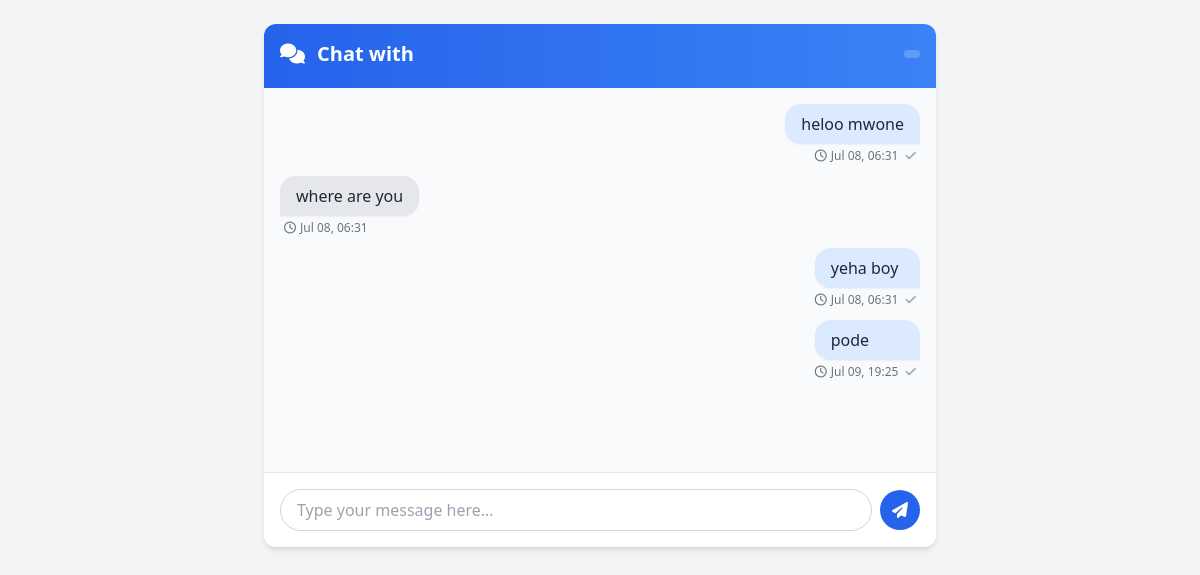
/buyer/2/buyer/4/, run on the app's committed database.
### buyer/models.py (models this page shows, shortened)
class Message(models.Model):
    visit = models.ForeignKey(VisitSchedule, on_delete=models.CASCADE,related_name='chat_messages')
    sender_buyer = models.ForeignKey(Buyer, on_delete=models.CASCADE, null=True, blank=True)
    sender_seller = models.ForeignKey(CustomUser, on_delete=models.CASCADE, null=True, blank=True)
    content = models.TextField()
    timestamp = models.DateTimeField(auto_now_add=True)

### buyer/views.py (the view, shortened to what this page needs)
# urls.py: path('<int:visit_id>/<str:sender_type>/<int:sender_id>/', views.chat_view, name='chat'),
def chat_view(request, visit_id, sender_type, sender_id):
    visit = get_object_or_404(VisitSchedule, id=visit_id)
    if visit.status != 'approved':
        return render(request, 'chat/not_approved.html')
    messages = visit.chat_messages.order_by('timestamp')
    return render(request, 'chat.html', {
        'visit': visit,
        'messages': messages,
        'sender_type': sender_type,
        'sender_id': sender_id,
        'error': 'Invalid sender type.'
    })

### buyer/templates/chat.html (shortened to what this page needs)
{% load static %}
<!DOCTYPE html>
<html lang="en">
<head>
  <script src="https://cdn.tailwindcss.com"></script>
  <link href="https://cdnjs.cloudflare.com/ajax/libs/font-awesome/6.4.0/css/all.min.css" rel="stylesheet">
</head>
<body class="bg-gray-100 min-h-screen p-4 md:p-6">
  <div class="max-w-2xl mx-auto bg-white rounded-xl shadow-md overflow-hidden">
    <div class="bg-gradient-to-r from-blue-600 to-blue-500 p-4 text-white">
      <div class="flex items-center justify-between">
        <div class="flex items-center space-x-3">
          <i class="fas fa-comments text-xl"></i>
          <h2 class="text-xl font-semibold">
            Chat with
          </h2>
        </div>
        <div class="text-sm bg-white/20 px-2 py-1 rounded-full">
        </div>
      </div>
    </div>
    <div class="chat-container h-80 md:h-96 p-4 overflow-y-auto bg-gray-50">
      {% if not messages %}
        <div class="h-full flex flex-col items-center justify-center text-gray-400">
          <i class="fas fa-comment-dots text-4xl mb-2"></i>
          <p>No messages yet</p>
          <p class="text-sm mt-1">Start the conversation</p>
        </div>
      {% else %}
        {% for msg in messages %}
          {% if sender_type == 'buyer' and msg.sender_buyer and msg.sender_buyer.id == sender_id %}
            <div class="flex justify-end mb-3 message-enter">
              <div class="max-w-xs md:max-w-md">
                <div class="bg-blue-100 text-gray-800 px-4 py-2 rounded-t-2xl rounded-l-2xl shadow-sm">
                  {{ msg.content }}
                </div>
                <div class="text-right text-xs text-gray-500 mt-1 pr-1">
                  <i class="far fa-clock mr-1"></i>{{ msg.timestamp|date:"M d, H:i" }}
                  {% if msg.read %}
                    <i class="fas fa-check-double text-blue-500 ml-1"></i>
                  {% else %}
                    <i class="fas fa-check text-gray-400 ml-1"></i>
                  {% endif %}
                </div>
              </div>
            </div>
          {% else %}
            <div class="flex justify-start mb-3 message-enter">
              <div class="max-w-xs md:max-w-md">
                <div class="bg-gray-200 text-gray-800 px-4 py-2 rounded-t-2xl rounded-r-2xl shadow-sm">
                  {{ msg.content }}
                </div>
                <div class="text-left text-xs text-gray-500 mt-1 pl-1">
                  <i class="far fa-clock mr-1"></i>{{ msg.timestamp|date:"M d, H:i" }}
                </div>
              </div>
            </div>
          {% endif %}
        {% endfor %}
      {% endif %}
    </div>
    <form method="post" class="border-t border-gray-200 p-4 bg-white">
      <div class="flex items-center space-x-2">
        <input
          type="text"
          name="content"
          required
          placeholder="Type your message here..."
          class="flex-1 px-4 py-2 border border-gray-300 rounded-full focus:outline-none focus:ring-2 focus:ring-blue-500 focus:border-transparent"
          autocomplete="off"
        />
        <button
          type="submit"
          class="bg-blue-600 hover:bg-blue-700 text-white p-2 rounded-full w-10 h-10 flex items-center justify-center transition-colors"
        >
          <i class="fas fa-paper-plane"></i>
        </button>
      </div>
    </form>
  </div>
</body>
</html>

### buyer/templates/chat.html (style rules this page uses)
.chat-container { scrollbar-width: thin; scrollbar-color: #cbd5e0 #f3f4f6; }
.message-enter { animation: fadeIn 0.3s ease-in-out; }

### data on the page
Message: content "heloo mwone", timestamp "Jul 08, 06:31"
Message: content "where are you", timestamp "Jul 08, 06:31"
Message: content "yeha boy", timestamp "Jul 08, 06:31"
Message: content "pode", timestamp "Jul 09, 19:25"
